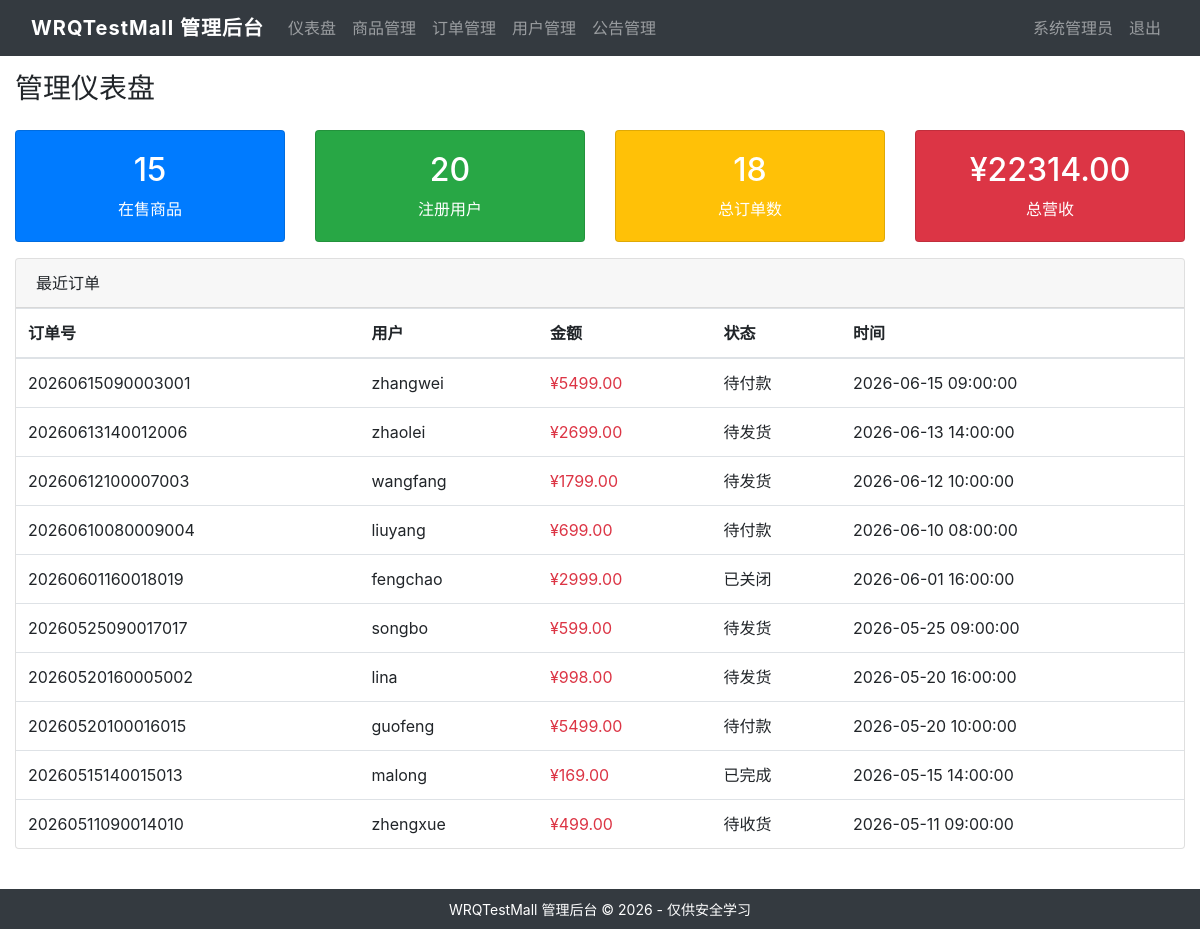
Screenshot of /admin/dashboard.php (signed in) with the database file from the repository.
### tables this page shows
CREATE TABLE `product_order` (
  `id`             INT(11)       NOT NULL AUTO_INCREMENT,
  `order_code`     VARCHAR(30)   DEFAULT NULL COMMENT '订单编号',
  `address_detail` VARCHAR(255)  DEFAULT NULL,
  `post_code`      VARCHAR(10)   DEFAULT NULL,
  `receiver`       VARCHAR(50)   DEFAULT NULL COMMENT '收货人',
  `mobile`         VARCHAR(20)   DEFAULT NULL,
  `pay_date`       DATETIME      DEFAULT NULL,
  `delivery_date`  DATETIME      DEFAULT NULL,
  `confirm_date`   DATETIME      DEFAULT NULL,
  `status`         TINYINT(4)    DEFAULT 0 COMMENT '0待付 1待发 2待收 3完成 4关闭',
  `user_id`        INT(11)       DEFAULT NULL,
  `total_price`    DECIMAL(10,2) DEFAULT NULL,
  `create_time`    DATETIME      DEFAULT CURRENT_TIMESTAMP,
  PRIMARY KEY (`id`),
  UNIQUE KEY `uk_order_code` (`order_code`),
  KEY `idx_order_user` (`user_id`)
);

CREATE TABLE `user` (
  `id`                INT(11)      NOT NULL AUTO_INCREMENT,
  `username`          VARCHAR(50)  NOT NULL COMMENT '登录用户名',
  `nickname`          VARCHAR(50)  DEFAULT NULL COMMENT '昵称',
  `password`          VARCHAR(64)  NOT NULL COMMENT 'MD5哈希',
  `realname`          VARCHAR(50)  DEFAULT NULL COMMENT '真实姓名',
  `gender`            TINYINT(4)   DEFAULT 0 COMMENT '0未知 1男 2女',
  `birthday`          DATE         DEFAULT NULL,
  `address`           VARCHAR(200) DEFAULT NULL COMMENT '收货地址',
  `phone`             VARCHAR(20)  DEFAULT NULL,
  `email`             VARCHAR(100) DEFAULT NULL,
  `avatar_src`        VARCHAR(255) DEFAULT NULL,
  `security_question` VARCHAR(200) DEFAULT NULL COMMENT '密保问题',
  `security_answer`   VARCHAR(200) DEFAULT NULL COMMENT '密保答案',
  `status`            TINYINT(4)   DEFAULT 0 COMMENT '0正常 1禁用',
  `create_time`       DATETIME     DEFAULT CURRENT_TIMESTAMP,
  PRIMARY KEY (`id`),
  UNIQUE KEY `uk_user_username` (`username`)
);

### includes/functions.php (called while the page is built, shortened)
<?php
function h($str) {
    return htmlspecialchars($str ?? '', ENT_QUOTES, 'UTF-8');
}
function format_price($price) {
    return number_format((float)$price, 2, '.', '');
}

### admin/dashboard.php (the view, shortened to what this page needs)
<?php
include __DIR__ . '/../includes/admin_header.php';
$pdo = get_pdo();
$productTotal = $pdo->query("SELECT COUNT(*) FROM product WHERE is_enabled = 0")->fetchColumn();
$userTotal = $pdo->query("SELECT COUNT(*) FROM user")->fetchColumn();
$orderTotal = $pdo->query("SELECT COUNT(*) FROM product_order")->fetchColumn();
$revenue = $pdo->query("SELECT COALESCE(SUM(total_price), 0) FROM product_order WHERE status >= 1")->fetchColumn();
?>
<h3>管理仪表盘</h3>
<div class="row mt-4">
    <div class="col-md-3">
        <div class="card text-white bg-primary mb-3">
            <div class="card-body text-center">
                <h2><?= $productTotal ?></h2>
                <p class="mb-0">在售商品</p>
            </div>
        </div>
    </div>
    <div class="col-md-3">
        <div class="card text-white bg-success mb-3">
            <div class="card-body text-center">
                <h2><?= $userTotal ?></h2>
                <p class="mb-0">注册用户</p>
            </div>
        </div>
    </div>
    <div class="col-md-3">
        <div class="card text-white bg-warning mb-3">
            <div class="card-body text-center">
                <h2><?= $orderTotal ?></h2>
                <p class="mb-0">总订单数</p>
            </div>
        </div>
    </div>
    <div class="col-md-3">
        <div class="card text-white bg-danger mb-3">
            <div class="card-body text-center">
                <h2>¥<?= format_price($revenue) ?></h2>
                <p class="mb-0">总营收</p>
            </div>
        </div>
    </div>
</div>
<div class="card">
    <div class="card-header">最近订单</div>
    <table class="table mb-0">
        <thead><tr><th>订单号</th><th>用户</th><th>金额</th><th>状态</th><th>时间</th></tr></thead>
        <tbody>
        <?php
        $statusMap = [0 => '待付款', 1 => '待发货', 2 => '待收货', 3 => '已完成', 4 => '已关闭'];
        $orders = $pdo->query("SELECT o.*, u.username FROM product_order o LEFT JOIN user u ON o.user_id = u.id ORDER BY o.create_time DESC LIMIT 10")->fetchAll();
        foreach ($orders as $o):
        ?>
        <tr>
            <td><?= h($o['order_code']) ?></td>
            <td><?= h($o['username']) ?></td>
            <td class="text-danger">¥<?= format_price($o['total_price']) ?></td>
            <td><?= $statusMap[$o['status']] ?? '未知' ?></td>
            <td><?= $o['create_time'] ?></td>
        </tr>
        <?php endforeach; ?>
        </tbody>
    </table>
</div>
<?php include __DIR__ . '/../includes/admin_footer.php'; ?>

### assets/css/style.css (style rules this page uses)
body { min-height: 100vh; display: flex; flex-direction: column; }

### assets/css/admin.css (style rules this page uses)
.card { margin-bottom: 1rem; }
.table th, .table td { vertical-align: middle; }

### rows the page displays
product_order: order_code "20260615090003001", user.username "zhangwei", total_price "5499.00", status "待付款", create_time "2026-06-15 09:00:00"
product_order: order_code "20260613140012006", user.username "zhaolei", total_price "2699.00", status "待发货", create_time "2026-06-13 14:00:00"
product_order: order_code "20260612100007003", user.username "wangfang", total_price "1799.00", status "待发货", create_time "2026-06-12 10:00:00"
product_order: order_code "20260610080009004", user.username "liuyang", total_price "699.00", status "待付款", create_time "2026-06-10 08:00:00"
product_order: order_code "20260601160018019", user.username "fengchao", total_price "2999.00", status "已关闭", create_time "2026-06-01 16:00:00"
product_order: order_code "20260525090017017", user.username "songbo", total_price "599.00", status "待发货", create_time "2026-05-25 09:00:00"
product_order: order_code "20260520160005002", user.username "lina", total_price "998.00", status "待发货", create_time "2026-05-20 16:00:00"
product_order: order_code "20260520100016015", user.username "guofeng", total_price "5499.00", status "待付款", create_time "2026-05-20 10:00:00"
product_order: order_code "20260515140015013", user.username "malong", total_price "169.00", status "已完成", create_time "2026-05-15 14:00:00"
product_order: order_code "20260511090014010", user.username "zhengxue", total_price "499.00", status "待收货", create_time "2026-05-11 09:00:00"

### other values shown
$_SESSION['admin_nickname'] "系统管理员"
$productTotal "15"
$userTotal "20"
$orderTotal "18"
format_price($revenue) "22314.00"
